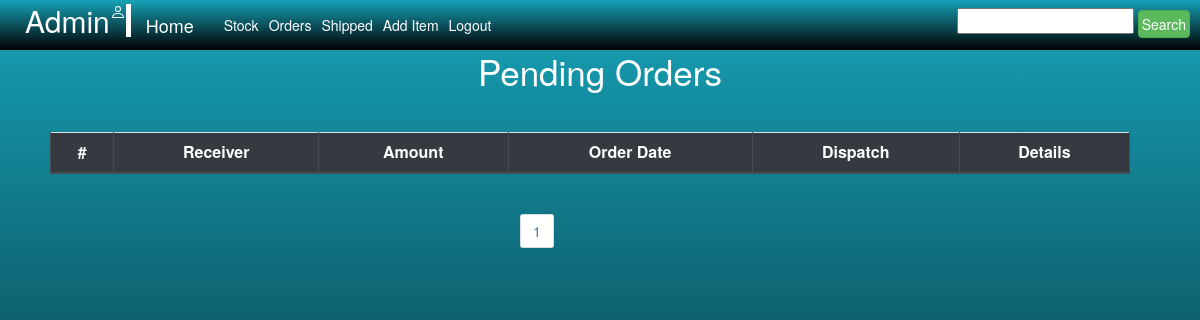
The page /shopping/order/orders on the database as committed earlier.
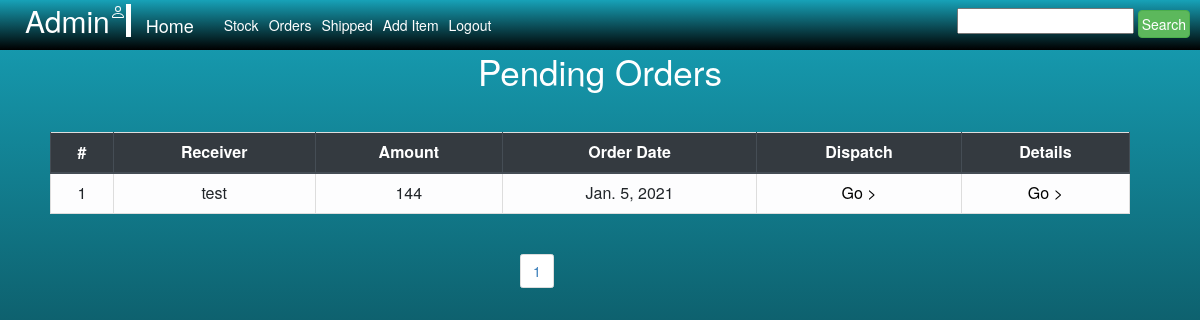
The same page on the database as committed later.
### Order/models.py (models this page shows)
class PendingOrder(models.Model):
    Receiver_Name = models.CharField(max_length=50)
    Amount = models.IntegerField()
    Date = models.DateField()
    Bill_number = models.TextField(null=True)

### Order/views.py (the view)
# urls.py: path('orders', S.orders, name='orders'),  # for admin to view all orders
    def orders(self, request):
        form = FormB()
        All_items = PendingOrder.objects.all().order_by('id')
        filter = ABC(request.GET, queryset=All_items)
        All_items = filter.qs
        paginator = Paginator(All_items, 10)
        page = request.GET.get('page')
        All_items = paginator.get_page(page)
        data = {'All_items': All_items,'form':form, 'filter':filter}
        return render(request, 'Shopping/orders.html', data)

### Shopping/forms.py
class FormB(forms.Form):
    title = forms.CharField(max_length=50,
                            widget=forms.TextInput(
                                attrs={"type": "text", "placeholder": "Title", "max_length": '50'})
                            )
    Description = forms.CharField(max_length=200,
                                  widget=forms.TextInput(
                                      attrs={"max_length": '200',"type": "text", "placeholder": "Description"})
                                  )
    Price = forms.FloatField(
        widget=forms.TextInput(
            attrs={"placeholder": "Buy_Price_Per_item"})
    )
    Quantity = forms.FloatField(
        widget=forms.TextInput(
            attrs={"placeholder": "Available_Quantity"})
    )
    Image = forms.ImageField()

### Shopping/templates/Shopping/orders.html (shortened to what this page needs)
{% extends 'Shopping/Admin_base.html' %}
{% block content %}
<div class="px-4 px-lg-0" >
    <div class="container text-white py-5 text-center" style="">
        <h1 class="display-4">Pending Orders</h1>
    </div>
</div>
<table style="text-align:center;margin-left:50px; width:90%;" class="table table-light table-bordered">
    <thead class="thead-dark">
    <tr >
        <th style="text-align:center;" scope="col">#</th>
        <th style="text-align:center;" scope="col" >Receiver</th>
        <th style="text-align:center;" scope="col">Amount</th>
        <th style="text-align:center;" scope="col">Order Date</th>
        <th style="text-align:center;" scope="col">Dispatch</th>
        <th style="text-align:center;" scope="col">Details</th>
    </tr>
    </thead>
    <tbody>
    {% for i in All_items %}
    <tr>
        <td>{{forloop.counter}}</td>
        <td>{{i.Receiver_Name}}</td>
        <td>{{i.Amount}}</td>
        <td>{{i.Date}}</td>
        <td><a href="{% url 'Dispatch' user=i.Receiver_Name bill=i.Bill_number %}" style="color:black;">Go ></a></td>
        <td><a href="{% url 'OrderDetail' user=i.Receiver_Name bill=i.Bill_number %}" style="color:black;">Go ></a></td>
    </tr>
    {% endfor %}
    </tbody>
</table>
{% endblock %}

Rows that differ between the two databases and show on the page:
added PendingOrder: Receiver_Name "test", Amount "144", Date "Jan. 5, 2021"
